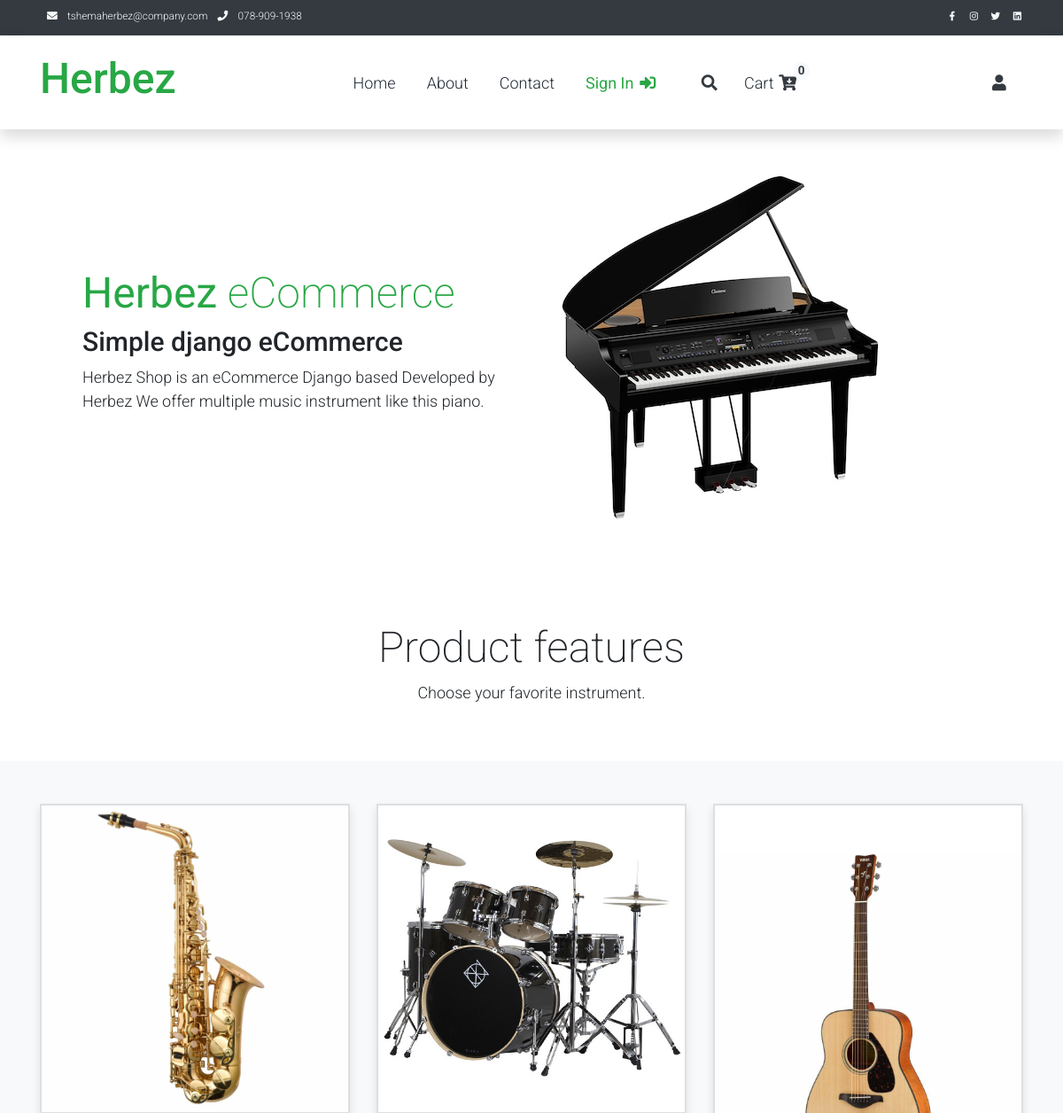
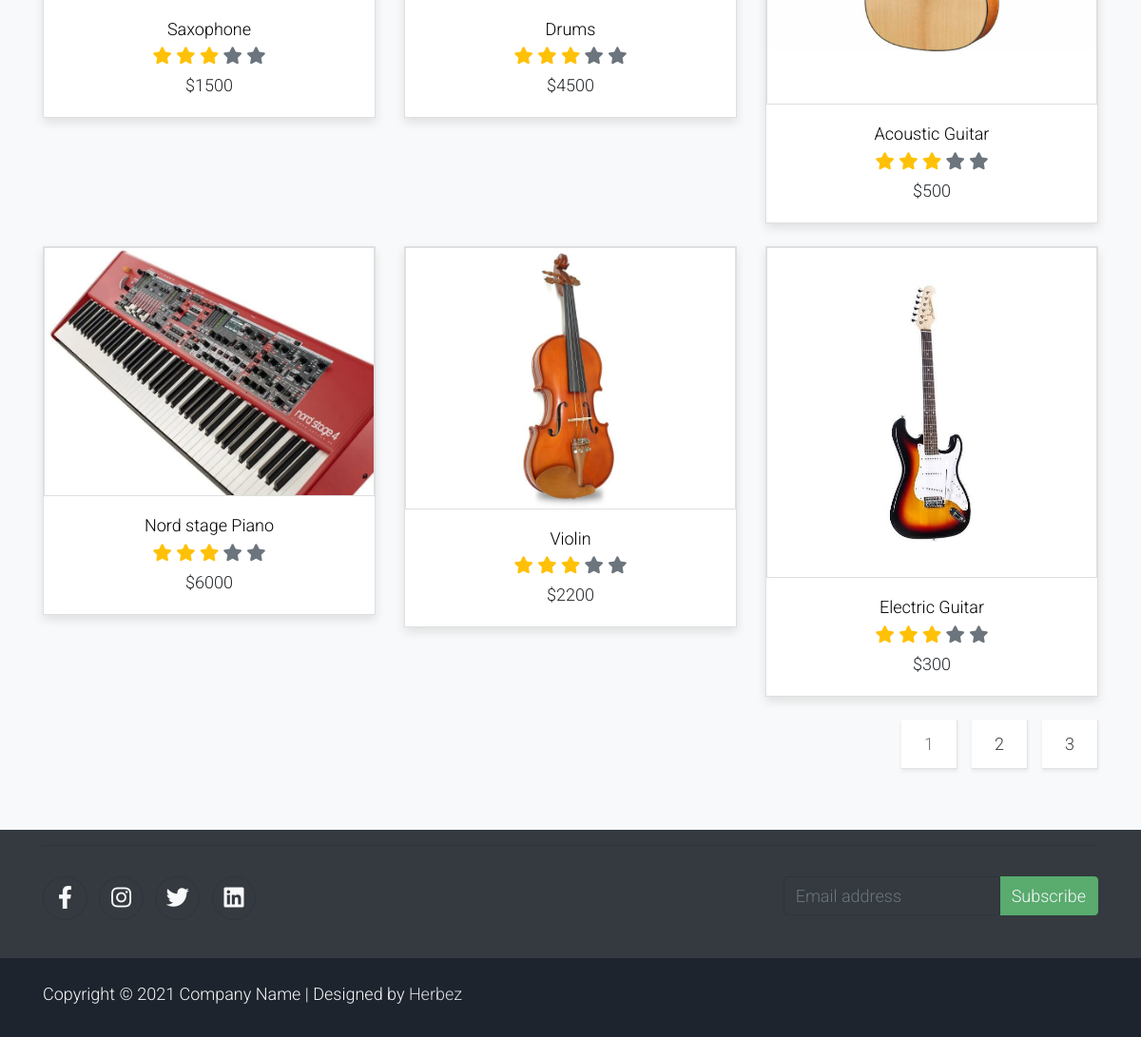
The page / on the database its author committed (2 pictures, top to bottom).
### e_shop/models.py (models this page shows)
class Product(models.Model):
    name = models.CharField(max_length=100)
    product_image = models.ImageField(upload_to='product_image/',null=True,blank=True)
    price = models.IntegerField()
    description=models.CharField(max_length=100)

### e_shop/views.py (the view)
# urls.py: path('',views.index, name='index'),
def index(request):
    username = None
    if request.user.is_authenticated:
        username = request.user.username
        return render(request, 'index.html',
        {'username': username, 'products':products})
    else:
        return render(request, 'index.html',
                  {'products':products})

### cart/cart.py (called while the page is built)
	def __len__(self):
		return len(self.cart)

### cart/context_processors.py (called while the page is built)
def cart(request):
	return {'cart': Cart(request)}

### e_shop/templates/index.html (shortened to what this page needs)
{% extends 'indexbase.html' %}
{% load static %}
{% block content %}
    <div id="template-mo-Herbez-hero-carousel" class="carousel slide" data-bs-ride="carousel">
        <ol class="carousel-indicators">
            <li data-bs-target="#template-mo-Herbez-hero-carousel" data-bs-slide-to="0" class="active"></li>
            <li data-bs-target="#template-mo-Herbez-hero-carousel" data-bs-slide-to="1"></li>
            <li data-bs-target="#template-mo-Herbez-hero-carousel" data-bs-slide-to="2"></li>
        </ol>
        <div class="carousel-inner">
            <div class="carousel-item active">
                <div class="container">
                    <div class="row p-5">
                        <div class="mx-auto col-md-8 col-lg-6 order-lg-last">
                            <img class="img-fluid" src="{% static './assets/img/pn2.jpg' %}" alt="">
                        </div>
                        <div class="col-lg-6 mb-0 d-flex align-items-center">
                            <div class="text-align-left align-self-center">
                                <h1 class="h1 text-success"><b>Herbez</b> eCommerce</h1>
                                <h3 class="h2">Simple django eCommerce </h3>
                                <p>
                                    Herbez Shop is an eCommerce Django based Developed by Herbez</a>
                                    We offer multiple music instrument like this piano.
                                </p>
                            </div>
                        </div>
                    </div>
                </div>
            </div>
        </div>
        <a class="carousel-control-prev text-decoration-none w-auto ps-3" href="#template-mo-Herbez-hero-carousel" role="button" data-bs-slide="prev">
            <i class="fas fa-chevron-left"></i>
        </a>
        <a class="carousel-control-next text-decoration-none w-auto pe-3" href="#template-mo-Herbez-hero-carousel" role="button" data-bs-slide="next">
            <i class="fas fa-chevron-right"></i>
        </a>
    </div>
    <section class="container py-5">
        <div class="row text-center pt-3">
            <div class="col-lg-6 m-auto">
                <h1 class="h1">Product features</h1>
                <p>
                    Choose your favorite instrument.
                </p>
            </div>
        </div>
    </section>
    <section class="bg-light">
<div class="container py-5">
    <div class="row">
        {% for product in products %}
        <div class="col-md-4">
            <div class="card mb-4 product-wap rounded-0">
                <div class="card rounded-0">
                    <img class="card-img rounded-0 img-fluid" src="{{ product.product_image.url }}">
                </div>
                <div class="card-body">
                    <a href="shop-single.html" class="h3 text-decoration-none d-flex justify-content-center mb-1">{{ product.name }}</a>
                    <ul class="list-unstyled d-flex justify-content-center mb-1">
                        <li>
                            <i class="text-warning fa fa-star"></i>
                            <i class="text-warning fa fa-star"></i>
                            <i class="text-warning fa fa-star"></i>
                            <i class="text-muted fa fa-star"></i>
                            <i class="text-muted fa fa-star"></i>
                        </li>
                    </ul>
                    <p class="text-center mb-0">${{ product.price }}</p>
                </div>
            </div>
        </div>
        {% endfor %}
    </div>
    <div div="row">
        <ul class="pagination pagination-lg justify-content-end">
            <li class="page-item disabled">
                <a class="page-link active rounded-0 mr-3 shadow-sm border-top-0 border-left-0" href="#" tabindex="-1">1</a>
            </li>
            <li class="page-item">
                <a class="page-link rounded-0 mr-3 shadow-sm border-top-0 border-left-0 text-dark" href="#">2</a>
            </li>
            <li class="page-item">
                <a class="page-link rounded-0 shadow-sm border-top-0 border-left-0 text-dark" href="#">3</a>
            </li>
        </ul>
    </div>
</div>
</section>
{% endblock %}

### e_shop/static/assets/css/templatemo.css (style rules this page uses)
body, ul, li, p, a, label, input, div { font-family: 'Roboto', sans-serif; font-size: 18px !important; font-weight: 300 !important; }
.h1 { font-family: 'Roboto', sans-serif; font-size: 48px !important; font-weight: 200 !important; }
.h2 { font-family: 'Roboto', sans-serif; font-size: 30px !important; font-weight: 300; }
.h3 { font-family: 'Roboto', sans-serif; font-size: 22px !important; }
.text-warning { color: #ede861 !important; }
.text-muted { color: #bcbcbc !important; }
.text-success { color: #59ab6e !important; }
.bg-light { background-color: #e9eef5 !important; }
.pagination .page-link:hover, .pagination .page-link.active { background-color: #69bb7e; color: #fff; }
.product-wap { box-shadow: 0px 5px 10px 0px rgba(0, 0, 0, 0.10); }
.card.product-wap a { color: #000; }
.product-wap .h3, .product-wap li, .product-wap i, .product-wap p { font-size: 12px !important; }
@media (min-width: 992px) { .product-wap .h3, .product-wap li, .product-wap i, .product-wap p { font-size: 18px !important; } }

### rows shown on the page
Product: product_image (picture), name "Saxophone", price "1500"
Product: product_image (picture), name "Drums", price "4500"
Product: product_image (picture), name "Acoustic Guitar", price "500"
Product: product_image (picture), name "Nord stage Piano", price "6000"
Product: product_image (picture), name "Violin", price "2200"
Product: product_image (picture), name "Electric Guitar", price "300"

### other values the page prints
{{ cart|length }} "0"
